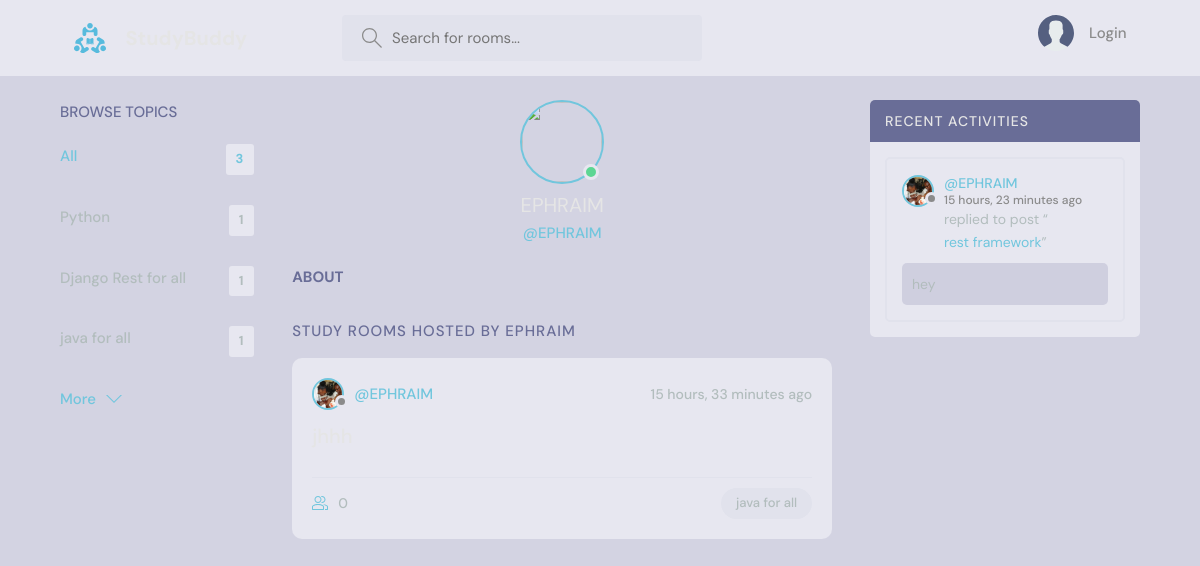
The page /profile/2 on the database its author committed.
### base/models.py (models this page shows, shortened)
class Topic(models.Model):
    name = models.CharField(max_length=200)

class User(AbstractUser):
    name = models.CharField(max_length=200,null=True)
    email = models.EmailField(unique=True,null=True)
    bio = models.TextField(null=True)
    avatar =  models.ImageField(null=True,default="avatar.svg")
    REQUIRED_FIELDS = []

class Room(models.Model):
    host = models.ForeignKey(User,on_delete=models.SET_NULL,null=True)
    topic = models.ForeignKey(Topic,on_delete=models.SET_NULL,null=True)
    name = models.CharField(max_length=200)
    description = models.TextField(null=True,blank=True)
    participants = models.ManyToManyField(User,related_name='participants',blank=True)
    updated = models.DateTimeField(auto_now=True)
    created = models.DateTimeField(auto_now_add=True)
    class Meta:
        ordering = ['-updated','-created']
    def __str__(self):
        return self.name

class Message(models.Model):
    user = models.ForeignKey(User,on_delete=models.CASCADE)
    room = models.ForeignKey(Room,on_delete=models.CASCADE)
    body = models.TextField()
    updated = models.DateTimeField(auto_now=True)
    created = models.DateTimeField(auto_now_add=True)
    class Meta:
        ordering = ['-updated','-created']

### base/views.py (the view)
# urls.py: path('profile/<str:pk>',userProfile,name='user-profile'),
def userProfile(request,pk):
    user = User.objects.get(id = pk)
    rooms = user.room_set.all()
    room_message = user.message_set.all()
    topics = Topic.objects.all()
    context = {"user":user,
               "rooms":rooms,
               "topics":topics,
               "room_messages":room_message,}
    return render(request,'base/profile.html',context)

### base/templates/base/profile.html (shortened to what this page needs)
{% extends 'main.html' %}
{% block content %}
  <main class="profile-page layout layout--3">
    <div class="container">
      {% include 'base/topics_component.html' %}
      <div class="roomList">
        <div class="profile">
          <div class="profile__avatar">
            <div class="avatar avatar--large active">
              <img src="{{request.user.avatar.url}}" />
            </div>
          </div>
          <div class="profile__info">
            <h3>{{user.username}}</h3>
            <p>@{{user.username}}</p>
          </div>
          <div class="profile__about">
            <h3>About</h3>
          </div>
        </div>
        <div class="roomList__header">
          <div>
            <h2>Study Rooms Hosted by {{user.username}}</a>
            </h2>
          </div>
        </div>
        {% include 'base/feed_component.html' %}
      </div>
      {% include 'base/activity_component.html' %}
    </div>
  </main>
  {% endblock content %}

### base/templates/base/topics_component.html
<div class="topics">
    <div class="topics__header">
      <h2>Browse Topics</h2>
    </div>
    <ul class="topics__list">
      <li>
        <a href="{% url 'home' %}" class="active">All <span>{{topics.count}}</span></a>
      </li>
      {% for topic in topics %}
      <li>
        <a href="{% url 'home' %}?q={{topic.name}}">{{topic.name}}<span>{{topic.room_set.all.count}}</span></a>
      </li>
      {% endfor %}
    </ul>
    <a class="btn btn--link" href="{% url 'topics' %}">
      More
      <svg version="1.1" xmlns="http://www.w3.org/2000/svg" width="32" height="32" viewBox="0 0 32 32">
        <title>chevron-down</title>
        <path d="M16 21l-13-13h-3l16 16 16-16h-3l-13 13z"></path>
      </svg>
    </a>
  </div>

### base/templates/base/feed_component.html (shortened to what this page needs)
{% for rooms in rooms %}
<div class="roomListRoom">
    <div class="roomListRoom__header">
      <a href="{% url 'user-profile' rooms.host.id %}" class="roomListRoom__author">
        <div class="avatar avatar--small">
          <img src="{{rooms.host.avatar.url}}" />
        </div>
        <span>@{{rooms.host.username}}</span>
      </a>
      <div class="roomListRoom__actions">
        <span>{{rooms.created|timesince}} ago</span>
      </div>
    </div>
    <div class="roomListRoom__content">
      <a href="{% url 'room' rooms.id %}">{{rooms.name}}</a>
    </div>
    <div class="roomListRoom__meta">
      <a href="{% url 'room' rooms.id %}" class="roomListRoom__joined">
        {{rooms.participants.all.count}}
      </a>
      <p class="roomListRoom__topic">{{rooms.topic.name}}</p>
    </div>
  </div>
  {% endfor %}

### base/templates/base/activity_component.html (shortened to what this page needs)
<div class="activities">
    <div class="activities__header">
      <h2>Recent Activities</h2>
    </div>
    {% for message in room_messages %}
    <div class="activities__box">
      <div class="activities__boxHeader roomListRoom__header">
        <a href="{% url 'user-profile' message.user.id %}" class="roomListRoom__author">
          <div class="avatar avatar--small">
            <img src="{{message.user.avatar.url}}" />
          </div>
          <p>
            @{{message.user}}
            <span>{{message.created|timesince}} ago</span>
          </p>
        </a>
      </div>
      <div class="activities__boxContent">
        <p>replied to post “<a href="{% url 'room' message.room.id %}">{{message.room}}</a>”</p>
        <div class="activities__boxRoomContent">
            {{message.body}}
        </div>
      </div>
    </div>
    {% endfor %}
  </div>

### rows shown on the page
Topic: name "Python", room_set.all.count "1"
Topic: name "Django Rest for all", room_set.all.count "1"
Topic: name "java for all", room_set.all.count "1"
User: username "EPHRAIM"
Room: host.avatar (picture), host.username "EPHRAIM", created "15 hours, 33 minutes", participants.all.count "0", topic.name "java for all"
Message: user.avatar (picture), user "EPHRAIM", created "15 hours, 23 minutes", room "rest framework", body "hey"

### other values the page prints
{{ topics.count }} "3"
